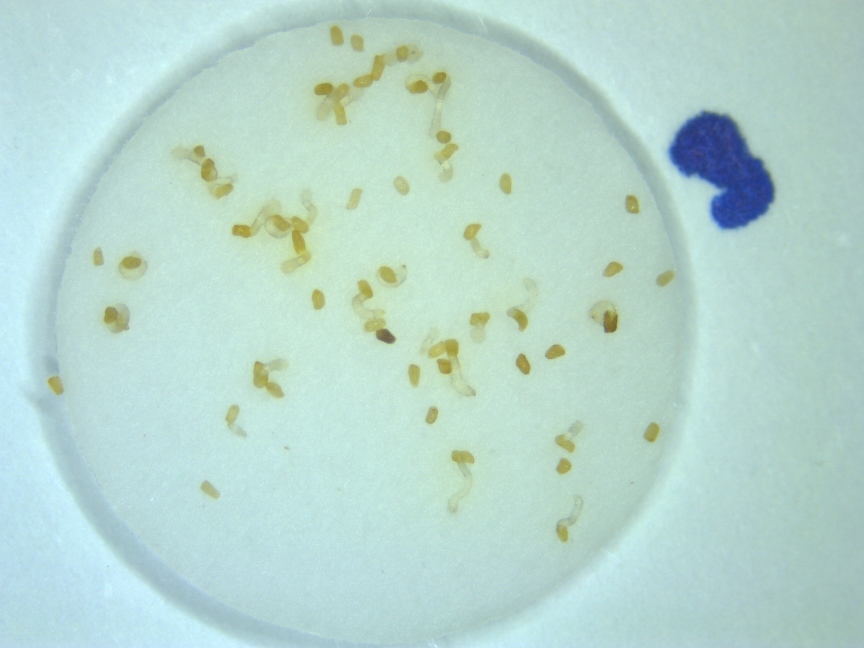
#> input picture image050.jpg, 2592 x 1944 px (shown at 1/3 size)
$ python -i api.py   (imports and definitions only)   (older library calls are emulated)
#> lines starting #> are read from the running program, lines starting #| are printed output that depends on the picture; after the words box and inside, x2 and y2 are one past the last pixel; in counts of white or black regions, pixels touching at a corner belong together
#> further down, picture is the input picture: shape (1944, 2592, 3); mean B, G, R 206.1, 214.9, 183.3
import cv2
import numpy as np
import logging


def detectSeeds(image):
    logging.info("Detecting seeds...")
    ret, maskR = cv2.threshold(image[:,:,0], 80, 255, cv2.THRESH_BINARY)
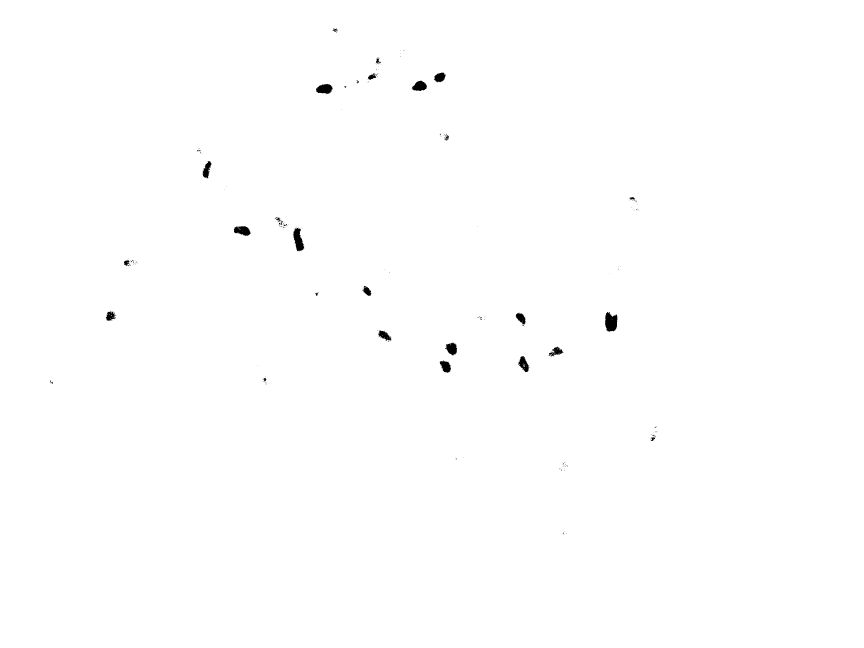
#> maskR: shape (1944, 2592) (shown at 1/3 size); 99.7% white; 231 black regions (203 under 20 px), largest, box (x1, y1, x2, y2) and area: (1815, 936, 1852, 995) 1666, (880, 682, 913, 754) 1397, (948, 252, 998, 283) 1089
    ret, maskG = cv2.threshold(image[:,:,1], 180, 255, cv2.THRESH_BINARY_INV)
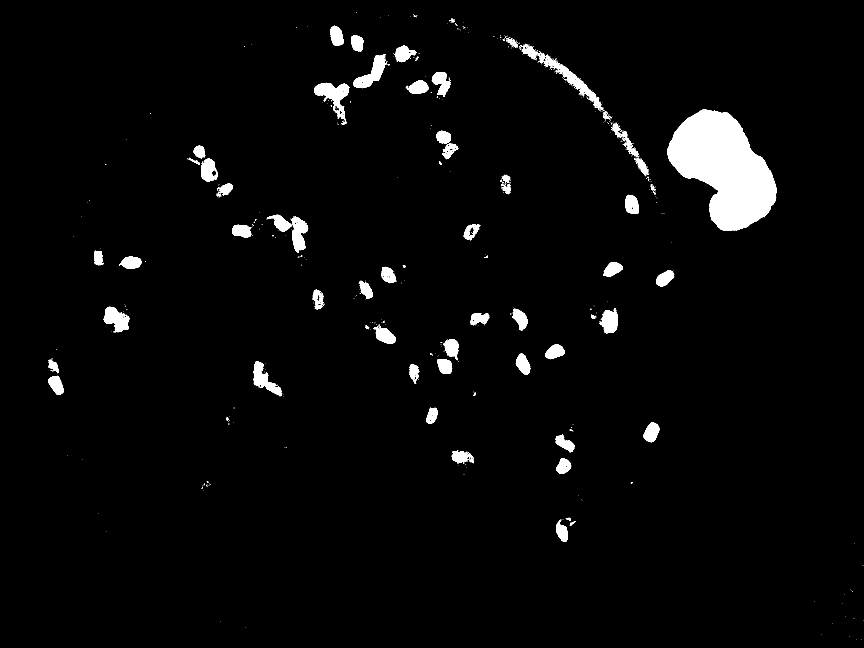
#> maskG: shape (1944, 2592) (shown at 1/3 size); 3.2% white; 691 white regions (615 under 20 px), largest, box (x1, y1, x2, y2) and area: (2001, 328, 2331, 692) 71353, (943, 248, 1049, 356) 4805, (1059, 162, 1161, 265) 4033
    ret, maskB = cv2.threshold(image[:,:,2], 180, 255, cv2.THRESH_BINARY_INV)
#> maskB: shape (1944, 2592); 31.9% white; 27302 white regions (26240 under 20 px), largest, box (x1, y1, x2, y2) and area: (1829, 0, 2592, 1944) 808576, (80, 0, 2089, 1944) 560856, (696, 617, 927, 764) 9664
    # ret, maskR = cv2.threshold(
    #     image[:, :, 0], 0, 255, cv2.THRESH_BINARY | cv2.THRESH_OTSU)
    # ret, maskG = cv2.threshold(
    #     image[:, :, 1], 0, 255, cv2.THRESH_BINARY_INV | cv2.THRESH_OTSU)
    # ret, maskB = cv2.threshold(
    #     image[:, :, 2], 0, 255, cv2.THRESH_BINARY_INV | cv2.THRESH_OTSU)
    mask = cv2.bitwise_and(maskR, maskB)
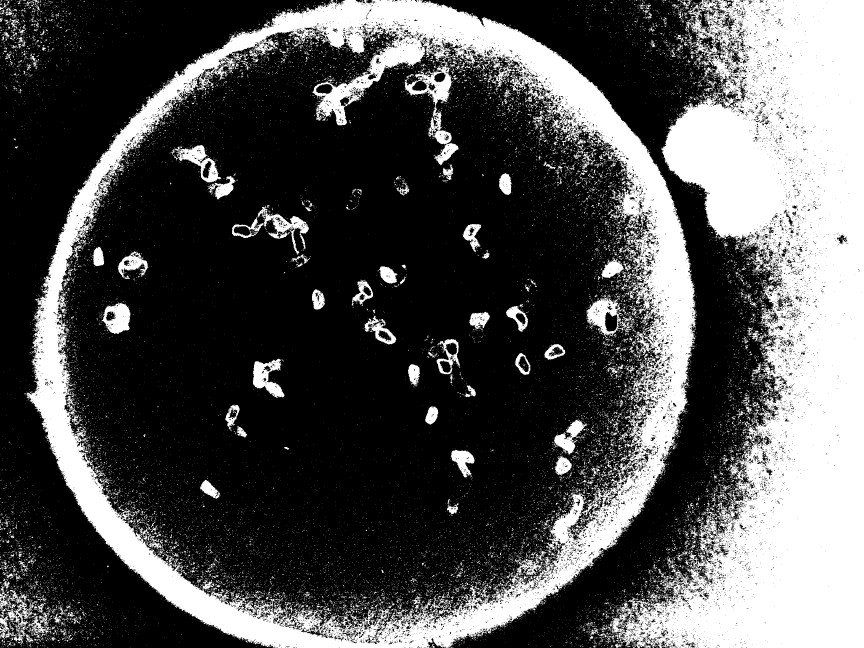
#> mask: shape (1944, 2592) (shown at 1/3 size); 31.6% white; 27384 white regions (26322 under 20 px)

    # Find Contours
    im2, contours, hierarchy = cv2.findContours(
        mask, cv2.RETR_TREE, cv2.CHAIN_APPROX_SIMPLE)
#> contours = 46665 contours, 44733 with area under 20; largest, box (x1, y1, x2, y2) and area: (80, 0, 2089, 1944) 3030002, (170, 86, 1987, 1890) 2434438, (1829, 0, 2592, 1944) 849374, (1214, 195, 1359, 318) 8259, (1758, 888, 1903, 1008) 8088

    # Filter Contours based on geometrical features
    good_cnt = []
    for cnt in contours:
        if cv2.contourArea(cnt) < 1000:
            continue
        if cv2.contourArea(cnt) > 100000:
            continue
        if cv2.arcLength(cnt, False) > 2000.0:
            continue
        if (cv2.arcLength(cnt, False) / cv2.contourArea(cnt)) > 0.2:
            continue
        good_cnt.append(cnt)
#> this loop made 46665 passes
#> cnt on passes 1 to 3: [[1883, 1943], [1884, 1943]], [[1877, 1943], [1878, 1943]], [[1864, 1943]]
#> after the loop, good_cnt = 30 contours; largest, box (x1, y1, x2, y2) and area: (1214, 195, 1359, 318) 8259, (1758, 888, 1903, 1008) 8088, (530, 435, 664, 547) 5946, (758, 1076, 854, 1194) 5672, (304, 907, 391, 1002) 5618

    # Overlap the image and the mask
    redImg = np.zeros(image.shape, image.dtype)
    redImg[:, :] = (255, 0, 0)
    redMask = cv2.bitwise_and(redImg, redImg, mask=mask)
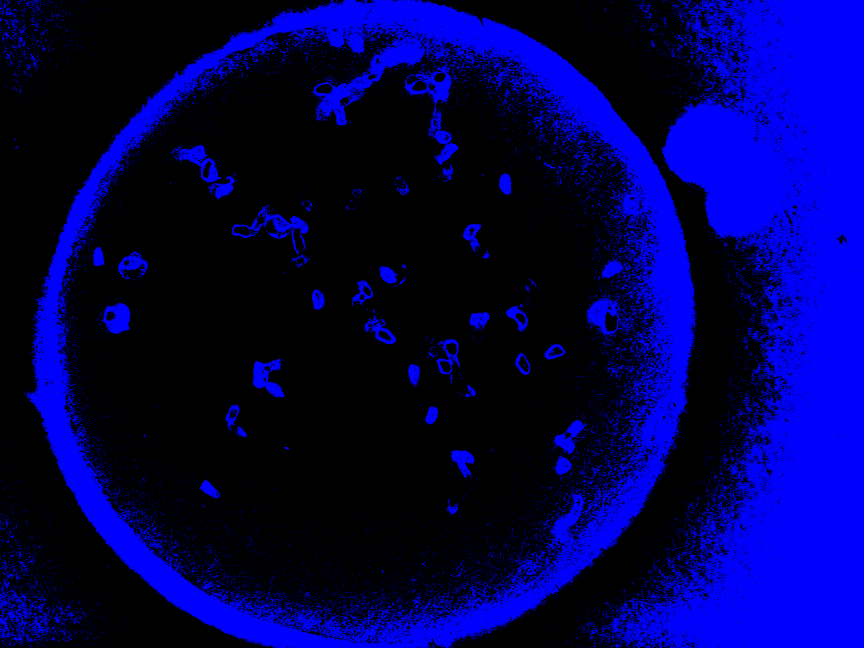
#> redMask: shape (1944, 2592, 3) (shown at 1/3 size); mean of channels 0, 1, 2 80.5, 0, 0; drawn as B, G, R
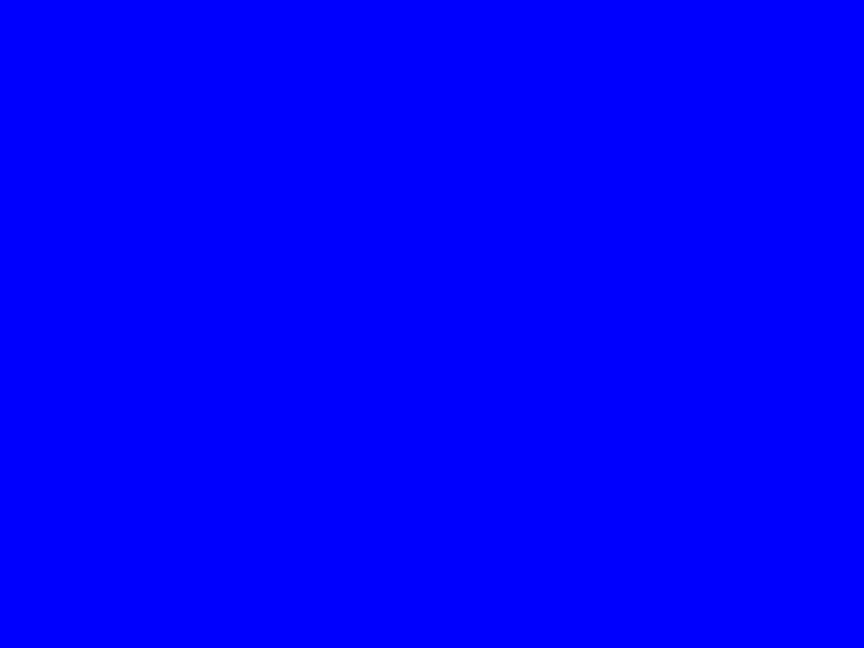
#> redImg: shape (1944, 2592, 3) (shown at 1/3 size); mean of channels 0, 1, 2 255, 0, 0; drawn as B, G, R
    cv2.addWeighted(redMask, 1, image, 1, 0, image)
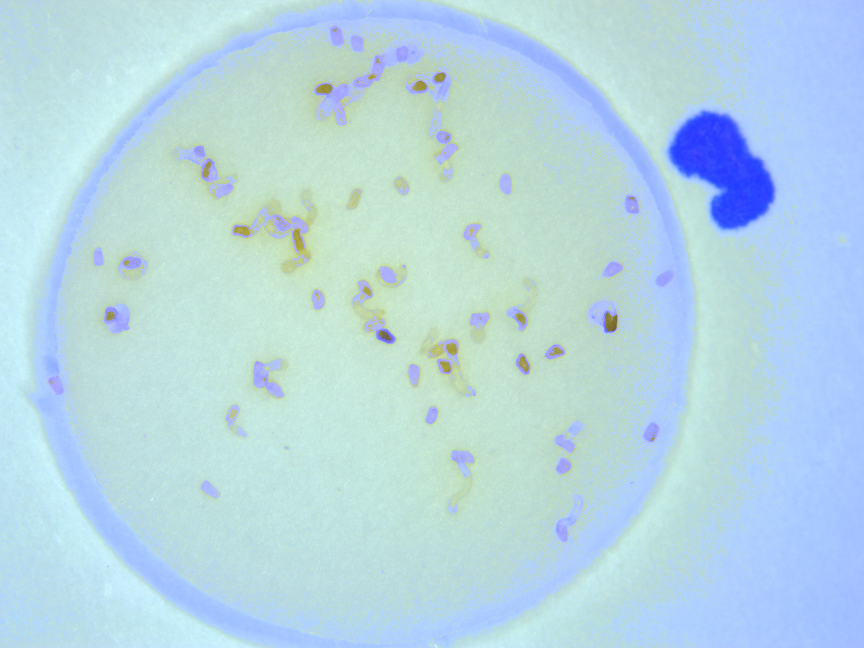
#> image: shape (1944, 2592, 3) (shown at 1/3 size); mean B, G, R 226.6, 214.9, 183.3
    # Draw contours on image
    cv2.drawContours(image, good_cnt, -1, (0, 255, 0), 3)
    # Plot results
    logging.info(f"{len(good_cnt)} seeds found")

    return image, good_cnt


def classifySeeds(image):
    _, good_cnt = detectSeeds(image)

    logging.info(f"Classifying seeds...")
    cv2.drawContours(image, good_cnt, -1, (0, 255, 0), 3)

    bbs = [cv2.boundingRect(cnt) for cnt in good_cnt]
#> bbs = 30 items, first 6: (947, 251, 52, 33), (600, 1440, 60, 56), (1664, 1367, 52, 60), (1352, 1349, 71, 84), (1662, 1259, 99, 107), (1275, 1218, 40, 56)
    areas = [bb[2] * bb[3] for bb in bbs]
#> areas = 30 values, max 17835 at index 28, min 1551 at index 29, mean 5778.8
    min_area = np.min(areas) * 3
#> min_area = 4653
    geminated = 0
    for cnt in good_cnt:
        x, y, w, h = cv2.boundingRect(cnt)
        if w * h > min_area:
            geminated = geminated + 1
            cv2.rectangle(image, (x, y), (x + w, y + h), (255, 0, 0), 4)
        else:
            cv2.rectangle(image, (x, y), (x + w, y + h), (0, 0, 255), 4)
#> this loop made 30 passes
#> (x, y, w, h) on passes 1 to 12: (947, 251, 52, 33), (600, 1440, 60, 56), (1664, 1367, 52, 60), (1352, 1349, 71, 84), (1662, 1259, 99, 107), (1275, 1218, 40, 56), (675, 1214, 44, 76), (1224, 1093, 36, 65), (758, 1076, 96, 118), (1545, 1059, 46, 66), (1632, 1032, 64, 48), (1309, 1017, 71, 106)
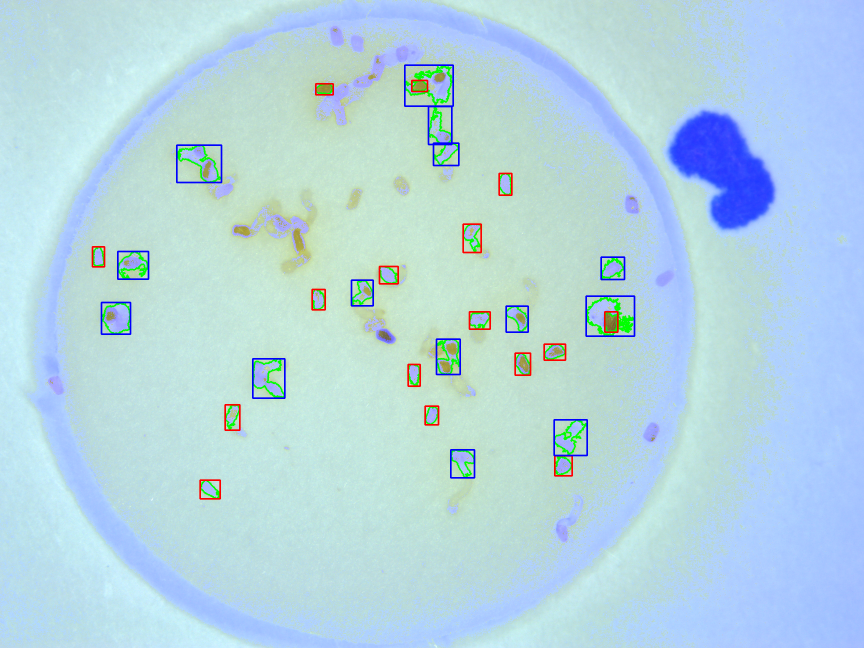
#> image: shape (1944, 2592, 3) (shown at 1/3 size); mean B, G, R 224.8, 213.5, 181.4
#> after the loop, geminated = 14

    logging.info(f"{len(good_cnt)} seeds found")
    logging.info(f"  -> {geminated} geminated (red)")
    logging.info(f"  -> {len(good_cnt) - geminated} non-geminated (blue)")
    return image

>>> import cv2
>>> picture = cv2.imread('image050.jpg')
>>> result = classifySeeds(picture)
